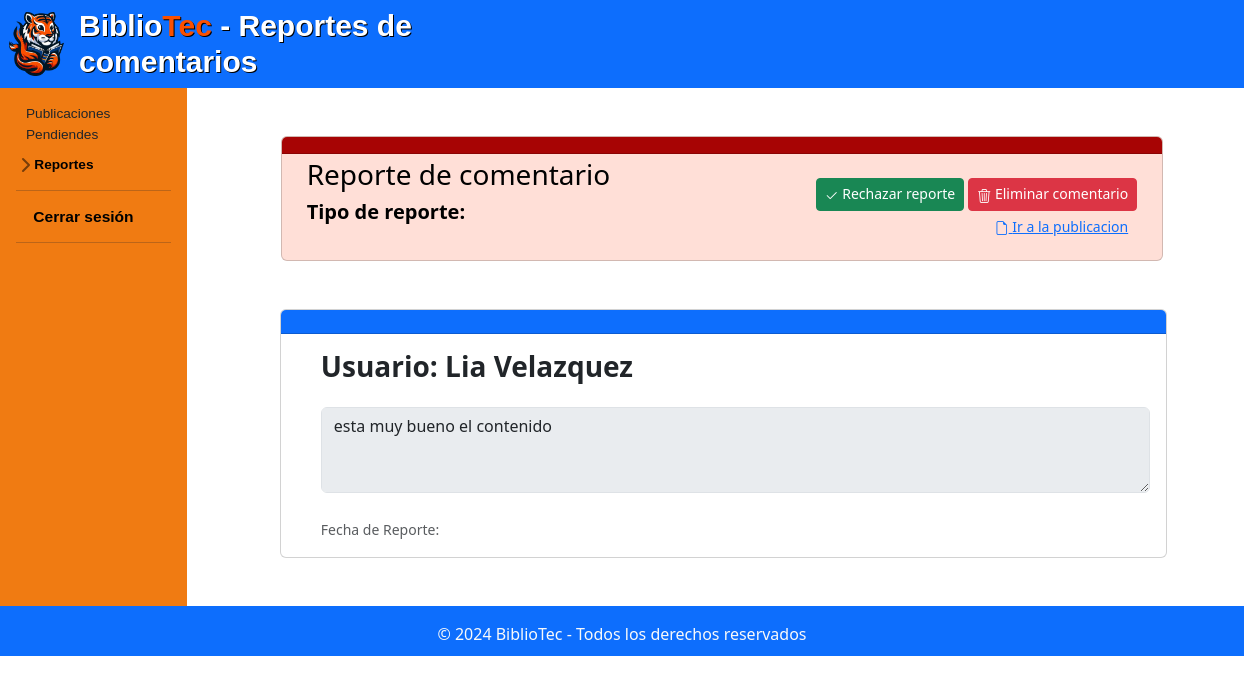
The page /administracion/administrador/reporte_comentario.php?id=19 on the database as committed earlier.
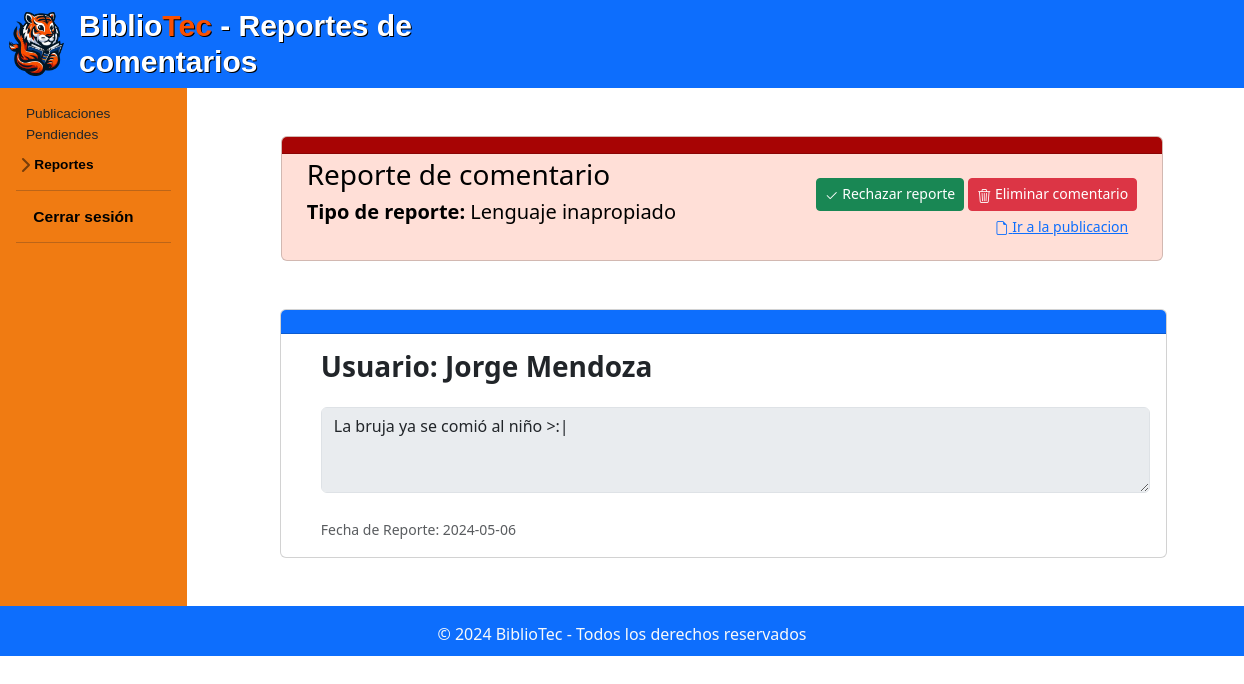
The same page on the database as committed later.
### tables this page shows
CREATE TABLE IF NOT EXISTS `comentario` (
  `idComent` int NOT NULL AUTO_INCREMENT,
  `idPub` int NOT NULL,
  `idUsuario` int NOT NULL,
  `text_Coment` text NOT NULL,
  `fecha_Coment` date NOT NULL,
  PRIMARY KEY (`idComent`),
  KEY `fk_Comentario_Publicacion_idx` (`idPub`),
  KEY `fk_Comentario_Usuario1_idx` (`idUsuario`)
);

CREATE TABLE IF NOT EXISTS `usuario` (
  `idUsuario` int NOT NULL AUTO_INCREMENT,
  `nom_Us` varchar(50) NOT NULL,
  `apell_Us` varchar(50) NOT NULL,
  `carrera_Us` varchar(70) NOT NULL,
  `semestre_Us` varchar(50) NOT NULL,
  `correo_Us` varchar(100) NOT NULL,
  `contra_Us` varchar(60) NOT NULL,
  PRIMARY KEY (`idUsuario`),
  KEY `carrera_Us` (`carrera_Us`)
);

CREATE TABLE IF NOT EXISTS `reportecomentario` (
  `idReporteCom` int NOT NULL AUTO_INCREMENT,
  `idComent` int NOT NULL,
  `fecha_Report` date NOT NULL,
  `motivo_Report` varchar(70) NOT NULL,
  `estado_Report` tinyint NOT NULL,
  PRIMARY KEY (`idReporteCom`),
  KEY `fk_ReporteComentario_Comentario1_idx` (`idComent`)
);

### administracion/administrador/reporte_comentario.php (the view, shortened to what the changed rows need)
<?php
$link = include('../../php/conexion.php');
if (isset($_GET['id'])) {
    $idComent = $_GET['id'];
    $query = "SELECT c.*, u.nom_Us, u.apell_Us FROM comentario c
              JOIN usuario u ON c.idUsuario = u.idUsuario
              WHERE c.idComent = $idComent";
    $query2 = "SELECT * FROM reportecomentario WHERE idComent = $idComent";
    $result = mysqli_query($link, $query);
    $registro = mysqli_query($link, $query2);
    $fila = mysqli_fetch_array($registro);
    if (mysqli_num_rows($result) == 1) {
        $comentario = mysqli_fetch_assoc($result);
    } else {
        header("Location: ../../home.php");
        exit();
    }
} else {
    header("Location: ../../home.php");
    exit();
}
session_start();?>
<!DOCTYPE html>
<html lang="en">
<head>
    <link rel="stylesheet" href="../../css/normalizar.css">
    <link rel="stylesheet" href="../../css/estilos.css">
    <link rel="stylesheet" href="../../css/hover-min.css">
    <link rel="stylesheet" href="../../css/animate.css">
    <link rel="stylesheet" href="../../css/sidebars.css">
    <link rel="stylesheet" href="../../publicacion/style.css">
    <link rel="stylesheet" href="../../css\estiloReg.css">
    <link rel="stylesheet" href="https://cdnjs.cloudflare.com/ajax/libs/animate.css/4.1.1/animate.min.css" />
    <link href="https://cdn.jsdelivr.net/npm/bootstrap@5.3.3/dist/css/bootstrap.min.css" rel="stylesheet">
    <link rel="stylesheet" href="https://cdn.jsdelivr.net/npm/bootstrap-icons@1.11.3/font/bootstrap-icons.min.css">
    <link rel="stylesheet" href="https://cdn.jsdelivr.net/npm/@docsearch/css@3">
</head>
<body>
    <div class="container-fluid" >
        <div class="row" >
            <main role="main" class="col-md-9 ml-sm-auto col-lg-10 px-4" style="font-weight:normal; margin-left: 1.5%;">
                    <div class="container mt-5 mb-6" >
                        <div class="row" >
                            <div class="col-md-11" style="margin-left: 4%;">
                                <div class="card card-details" style="background-color:rgba(255, 51, 0, 0.158);" >
                                    <div class="row"  >
                                        <div class="col  mt-1 mb-2" style="color: black;">
                                            <h5><Span style="margin-left: 2vmax;"><b>Tipo de reporte: </b></Span><span><?php echo $fila['motivo_Report'];?></span></h5>
                                        </div>
                                    </div>
                                </div>
                            </div>
                        </div>
                                        <div class="card mt-5 mb-5" style="height: 40%; width: 92%; margin-left: 4%;">
                                            <div class="card-body">
                                                <div class="row">
                                                    <div class="col">
                                                        <h3 class="mb-4"><b>Usuario: <?php echo $comentario['nom_Us']; ?>  <?php echo $comentario['apell_Us'];?></b></h3>
                                                        <textarea class="form-control mb-4" id="comentario" name="comentario" rows="3" disabled><?php echo $comentario['text_Coment']; ?></textarea>
                                                        <small class="text-muted mb-2">Fecha de Reporte: <?php echo $fila['fecha_Report']; ?></small>
                                                    </div>
                                                </div>
                                            </div>
                                        </div>
            </main>
        </div>
    </div>
</body>
</html>

Rows that differ between the two databases and show on the page:
added reportecomentario: motivo_Report "Lenguaje inapropiado", fecha_Report "2024-05-06"
changed comentario: idUsuario.nom_Us "Lia" → "Jorge"; idUsuario.apell_Us "Velazquez" → "Mendoza"; comentario "esta muy bueno el contenido" → "La bruja ya se comió al niño >:|"
